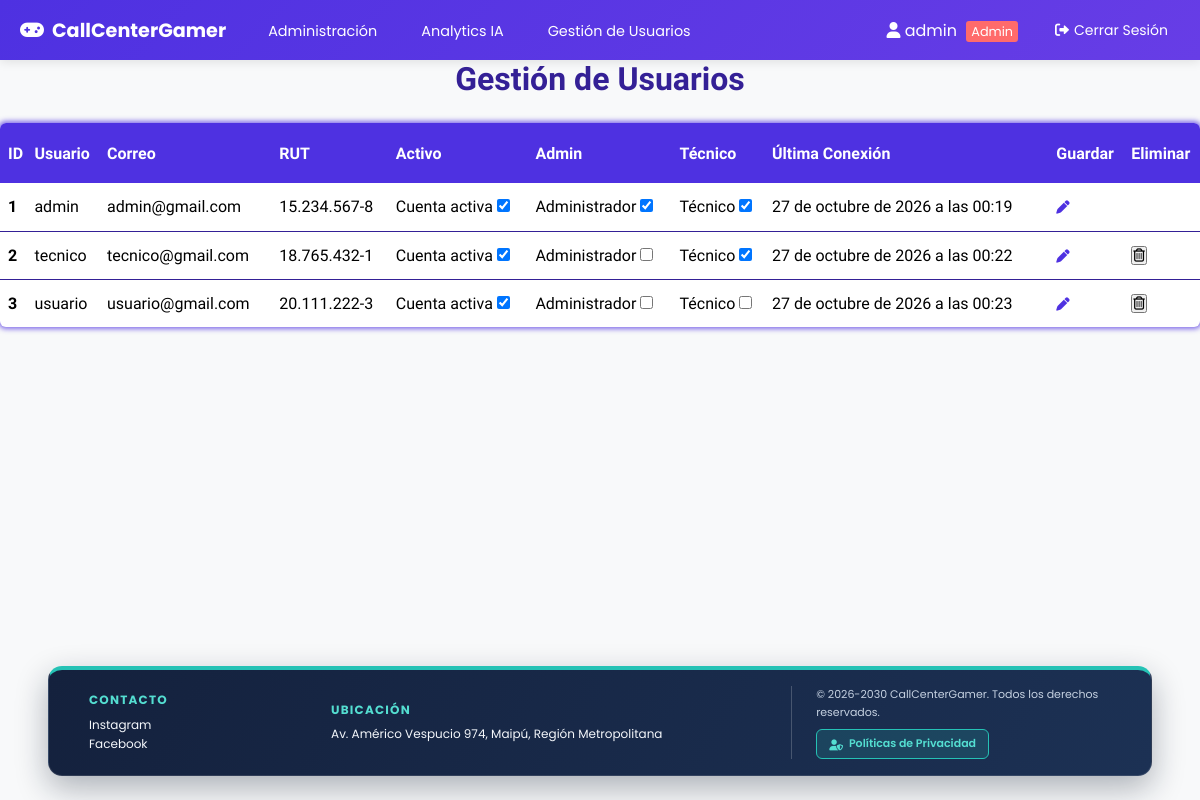
/GestionUsuarios/ (signed in), run on the app's committed database.
### online/models.py (models this page shows, shortened)
class Usuario(AbstractBaseUser):
    nombre = models.CharField(
        verbose_name='Nombre',
        max_length=30,
        blank=True,
        null=True,
    )
    apellido = models.CharField(
        verbose_name='Apellido',
        max_length=30,
        blank=True,
        null=True,
    )
    rut = models.CharField(
        verbose_name='RUT',
        max_length=12,
        unique=True,
        blank=True,
        null=True,
    )
    correo = models.EmailField(
        verbose_name='Correo electrónico',
        max_length=70,
        unique=True,
    )
    usuario = models.CharField(
        verbose_name='Usuario',
        max_length=50,
        unique=True,
    )
    fecha_nacimiento = models.DateField(
        verbose_name='Fecha de nacimiento',
        null=True,
        blank=True,
    )
    activo = models.BooleanField(default=True)
    admin = models.BooleanField(default=False)
    tecnico = models.BooleanField(default=False)
    USERNAME_FIELD = 'usuario'
    REQUIRED_FIELDS = ['correo']
    objects = UserManager()
    @property
    def is_active(self):
        return self.activo

### administracion/views.py (the view, shortened to what this page needs)
# urls.py: path('GestionUsuarios/', GestionUsuarios, name='gestion_usuarios'),
@login_required
def GestionUsuarios(request):
    if not request.user.admin:
        messages.error(request, "No tienes permisos de administrador.")
        return redirect('inicio', id=request.user.id)
    Usuarios = (
        Usuario.objects.prefetch_related('preguntas')
        .annotate(num_preguntas=Count('preguntas'))
        .order_by('id')
    )
    analisis_usuarios = []
    hace_una_semana = timezone.now() - timedelta(days=7)
    for usuario in Usuarios:
        preguntas_usuario = list(usuario.preguntas.all())
        total_preguntas = len(preguntas_usuario)
        categorias_usuario = [
            (p.categoria or 'otros') for p in preguntas_usuario[:5]
        ]
        categoria_principal = "sin preguntas"
        if categorias_usuario:
            categoria_principal = Counter(categorias_usuario).most_common(1)[0][0]
        analisis_usuarios.append({
            'usuario_id': usuario.id,
            'total_preguntas': total_preguntas,
            'categoria_principal': categoria_principal,
            'actividad_reciente': (
                usuario.last_login is not None
                and usuario.last_login >= hace_una_semana
            ),
        })
    return render(request, "GestionUsuarios.html", {
        "Usuarios": Usuarios,
        "analisis_usuarios": analisis_usuarios,
    })

### CallCenterGamer/brand_config.py (called while the page is built)
def get_brand_config():
    base = load_brand_config_from_env()
    configured = getattr(settings, 'BRAND_CONFIG', None)
    if isinstance(configured, dict):
        merged = {**base, **configured}
    else:
        merged = base
    if hasattr(settings, 'TICKET_CATEGORIES') and not (
        isinstance(configured, dict) and 'TICKET_CATEGORIES' in configured
    ):
        merged['TICKET_CATEGORIES'] = list(settings.TICKET_CATEGORIES)
    return merged

### online/context_processors.py (called while the page is built)
def brand_context(request):
    return {
        'brand': get_brand_config(),
    }

### administracion/templates/GestionUsuarios.html (shortened to what this page needs)
{% extends "componentes/header.html" %}
{% load static %}
{% block links %}
<link rel="stylesheet" href="{% static 'gestion.css' %}">
{% endblock %}
{% block content %}
{% if user.is_authenticated and user.admin %}
    <h1 id="Titulo">Gestión de Usuarios</h1>
    <div class="Container">
        <table class="table">
            <thead>
                <tr>
                    <th scope="col">ID</th>
                    <th scope="col">Usuario</th>
                    <th scope="col">Correo</th>
                    <th scope="col">RUT</th>
                    <th scope="col">Activo</th>
                    <th scope="col">Admin</th>
                    <th scope="col">Técnico</th>
                    <th scope="col">Última Conexión</th>
                    <th scope="col">Guardar</th>
                    <th scope="col">Eliminar</th>
                </tr>
            </thead>
            <tbody>
            {% for Usuario in Usuarios %}
                <tr>
                    <th scope="row">{{ Usuario.id }}</th>
                    <td>
                        {{ Usuario.usuario }}
                    </td>
                    <td>{{ Usuario.correo }}</td>
                    <td>{{ Usuario.rut|default:"-" }}</td>
                    <td>
                        <label class="visually-hidden" for="activo-{{ Usuario.id }}">Cuenta activa</label>
                        <input id="activo-{{ Usuario.id }}" type="checkbox" name="activo" form="user-change-{{ Usuario.id }}" {% if Usuario.activo %}checked{% endif %}/>
                    </td>
                    <td>
                        <label class="visually-hidden" for="admin-{{ Usuario.id }}">Administrador</label>
                        <input id="admin-{{ Usuario.id }}" type="checkbox" name="admin" form="user-change-{{ Usuario.id }}" {% if Usuario.admin %}checked{% endif %}/>
                    </td>
                    <td>
                        <label class="visually-hidden" for="tecnico-{{ Usuario.id }}">Técnico</label>
                        <input id="tecnico-{{ Usuario.id }}" type="checkbox" name="tecnico" form="user-change-{{ Usuario.id }}" {% if Usuario.tecnico %}checked{% endif %}/>
                    </td>
                    <td>{{ Usuario.last_login|default:"Sin registro" }}</td>
                    <td>
                        <button id="btnModif" type="submit" form="user-change-{{ Usuario.id }}" title="Guardar cambios">
                            <i class="fa-solid fa-pen"></i>
                        </button>
                    </td>
                    <td>
                        {% if Usuario.id != user.id %}
                        <form method="post" action="{% url 'eliminar_usuario' Usuario.id %}" onsubmit="return confirm('¿Estás seguro de borrar este usuario?')">
                            <button type="submit" title="Eliminar usuario"><i class="fa-regular fa-trash-can"></i></button>
                        </form>
                        {% endif %}
                    </td>
                </tr>
            {% empty %}
                <tr><td colspan="10" class="users-empty">No hay usuarios para mostrar.</td></tr>
            {% endfor %}
            </tbody>
        </table>
    </div>
{% endif %}
{% endblock %}

### online/templates/componentes/header.html (shortened to what this page needs)
{% load static %}
<!DOCTYPE html>
<html lang="es">
<head>
    <link rel="stylesheet" href="https://cdnjs.cloudflare.com/ajax/libs/font-awesome/6.0.0/css/all.min.css">
    <link rel="stylesheet" href="{% static 'estiloHeader.css' %}?v=20261026-privacidad">
    {% block links %}{% endblock %}
</head>
<body>
    <nav class="MainNav">
        <div id="NavbarIzq">
            <a href="{% if user.is_authenticated %}{% if user.admin or user.tecnico %}{% url 'administracion' %}{% else %}{% url 'inicio' user.id %}{% endif %}{% else %}{% url 'index' %}{% endif %}" id="logo">
                <i class="{{ brand.ICON_CLASS|default:'fas fa-gamepad' }}"></i> {{ brand.NAME|default:"CallCenterGamer" }}
            </a>
            <ul>
                {% if user.is_authenticated %}
                    {% if user.admin or user.tecnico %}
                        <li><a href="{% url 'administracion' %}">Administración</a></li>
                        {% if user.admin %}<li><a href="{% url 'analytics_ia' %}">Analytics IA</a></li>{% endif %}
                        {% if user.admin %}<li><a href="{% url 'gestion_usuarios' %}">Gestión de Usuarios</a></li>{% endif %}
                    {% else %}
                        <li><a href="{% url 'inicio' user.id %}">Inicio</a></li>
                    {% endif %}
                {% else %}
                    <li><a href="{% url 'index' %}">Inicio</a></li>
                {% endif %}
            </ul>
        </div>
        <div id="NavbarDer">
            <ul>
                {% if user.is_authenticated %}
                    <li>
                        <span style="color: white; margin-right: 15px;">
                            <i class="fas fa-user"></i> {{ user.usuario }}
                            {% if user.admin %}
                                <span style="background: #ff6b6b; padding: 2px 5px; border-radius: 3px; font-size: 0.8em; margin-left: 5px;">Admin</span>
                            {% elif user.tecnico %}
                                <span style="background: #4ecdc4; padding: 2px 5px; border-radius: 3px; font-size: 0.8em; margin-left: 5px;">Técnico</span>
                            {% endif %}
                        </span>
                    </li>
                    <li>
                        <form method="post" action="{% url 'Logout' %}" class="logout-form">
                            <button type="submit" class="logout-btn">
                                <i class="fas fa-sign-out-alt"></i> Cerrar Sesión
                            </button>
                        </form>
                    </li>
                {% else %}
                    <li><a href="{% url 'Login' %}"><i class="fas fa-sign-in-alt"></i> Ingresar</a></li>
                    <li><a href="{% url 'Register' %}"><i class="fas fa-user-plus"></i> Registrarse</a></li>
                {% endif %}
            </ul>
        </div>
    </nav>
    <main>
        {% block content %}
        {% endblock %}
    </main>
    <footer class="site-footer">
        <div class="footer-content">
            <section class="footer-section">
                <h2>Contacto</h2>
                <p>Instagram</p>
                <p>Facebook</p>
            </section>
            <section class="footer-section">
                <h2>Ubicación</h2>
                <p>{{ brand.FOOTER_ADDRESS|default:"Av. Américo Vespucio 974, Maipú, Región Metropolitana" }}</p>
            </section>
            <div class="footer-copyright">
                <p>© 2026-2030 {{ brand.NAME|default:"Call Center Gamer" }}. Todos los derechos reservados.</p>
                <a href="{% url 'politica_privacidad' %}" class="btn-footer-privacidad">
                    <i class="fas fa-user-shield"></i> Políticas de Privacidad
                </a>
            </div>
        </div>
    </footer>
</body>
</html>

### online/static/estiloHeader.css (style rules this page uses)
* { margin: 0; padding: 0; box-sizing: border-box; }
body { min-height: 100vh; background-color: #f8f9fa; display: flex; flex-direction: column; padding-bottom: 132px; }
main { display: flow-root; flex: 1 0 auto; width: 100%; }
.MainNav { height: 60px; width: 100%; background: linear-gradient(135deg, var(--brand-primary, #4E31E1) 0%, var(--brand-secondary, #673de6) 100%); display: flex; justify-content: space-between; align-items: center; color: white; font-family: 'Poppins', sans-serif; padding: 0 20px; box-shadow: 0 2px 10px rgba(0,0,0,0.1); position: sticky; top: 0; z-index: 1000; }
#logo { margin-right: 30px; text-decoration: none; color: white; font-weight: 700; font-size: 1.2em; display: flex; align-items: center; gap: 8px; }
#NavbarIzq { display: flex; align-items: center; }
#NavbarIzq ul { display: flex; list-style: none; gap: 20px; }
#NavbarIzq ul li a { color: white; text-decoration: none; padding: 8px 12px; border-radius: 4px; transition: all 0.3s ease; font-size: 0.9em; }
#NavbarDer { display: flex; align-items: center; }
#NavbarDer ul { display: flex; list-style: none; gap: 15px; align-items: center; }
.site-footer { position: fixed; z-index: 1001; left: 50%; bottom: 24px; transform: translateX(-50%); width: min(92%, 1320px); padding: 16px clamp(22px, 4vw, 40px); color: #f4f7fb; background: linear-gradient(120deg, #14213d 0%, #1c3154 100%); border: 1px solid rgba(255, 255, 255, 0.12); border-top: 4px solid var(--brand-accent, #25c2b5); border-radius: 14px; box-shadow: 0 12px 32px rgba(13, 24, 45, 0.32); }
.footer-content { display: grid; grid-template-columns: minmax(140px, 0.75fr) minmax(280px, 1.5fr) minmax(240px, 1.1fr); align-items: center; gap: 24px; font-family: "Poppins", sans-serif; }
.footer-section h2 { margin: 0 0 6px; color: #54ded1; font-size: 12px; font-weight: 700; letter-spacing: 0.1em; line-height: 1.4; text-transform: uppercase; }
.footer-section p, .footer-copyright { margin: 0; color: #f4f7fb; font-size: 12px; line-height: 1.6; overflow-wrap: anywhere; }
.footer-copyright { padding-left: 24px; color: #c5d1e1; border-left: 1px solid rgba(255, 255, 255, 0.2); font-size: 11px; text-align: left; display: flex; flex-direction: column; align-items: flex-start; gap: 8px; }
.footer-copyright p { margin: 0; color: #c5d1e1; font-size: 11px; }
.btn-footer-privacidad { display: inline-flex; align-items: center; gap: 6px; padding: 5px 12px; border-radius: 6px; background-color: rgba(37, 194, 181, 0.16); border: 1px solid var(--brand-accent, #25c2b5); color: #54ded1; font-family: "Poppins", sans-serif; font-size: 11px; font-weight: 600; text-decoration: none; transition: all 0.25s ease; }

### administracion/static/gestion.css (style rules this page uses)
.Container { margin: 0 auto; max-width: 1200px; margin-top: 25px; }
#Titulo { font-family: 'Heebo', sans-serif; color: rgb(52, 32, 150); text-align: center; }
#btnModif { border: none; background-color: transparent; cursor: pointer; color: #4E31E1; }
table { border-collapse: collapse; background: white; border-radius: 6px; overflow: hidden; max-width: 1200px; width: 100%; margin: 0 auto; position: relative; font-family: 'Heebo', sans-serif; box-shadow: 0px 0px 5px 2px rgba(78, 49, 225, 0.7); }
table * { position: relative; }
table td, table th { padding-left: 8px; }
table thead tr { height: 60px; background: #4E31E1; font-size: 16px; color: white; }
table tbody tr { height: 48px; border-bottom: 1px solid rgb(52, 32, 150); }
table tbody tr:last-child { border: none; }
table td, table th { text-align: left; }

### online/templates/componentes/header.html (style rules this page uses)
.logout-form { display: inline; margin: 0; padding: 0; }
.logout-btn { background: none; border: none; color: white; cursor: pointer; padding: 8px 12px; border-radius: 4px; transition: all 0.3s ease; font-family: 'Poppins', sans-serif; font-size: 14px; display: inline-flex; align-items: center; gap: 5px; }
#NavbarDer ul { display: flex; align-items: center; gap: 10px; }
#NavbarDer ul li { display: flex; align-items: center; }

### data on the page
Usuario: usuario "admin", id "1", correo "admin@gmail.com", rut "15.234.567-8", activo "☑", admin "☑", tecnico "☑", last_login "27 de octubre de 2026 a las 00:19"
Usuario: id "2", usuario "tecnico", correo "tecnico@gmail.com", rut "18.765.432-1", activo "☑", tecnico "☑", last_login "27 de octubre de 2026 a las 00:22"
Usuario: id "3", usuario "usuario", correo "usuario@gmail.com", rut "20.111.222-3", activo "☑", last_login "27 de octubre de 2026 a las 00:23"

### other printed values
{{ brand.NAME|default:"CallCenterGamer" }} "CallCenterGamer"
{{ brand.NAME|default:"Call Center Gamer" }} "CallCenterGamer"
